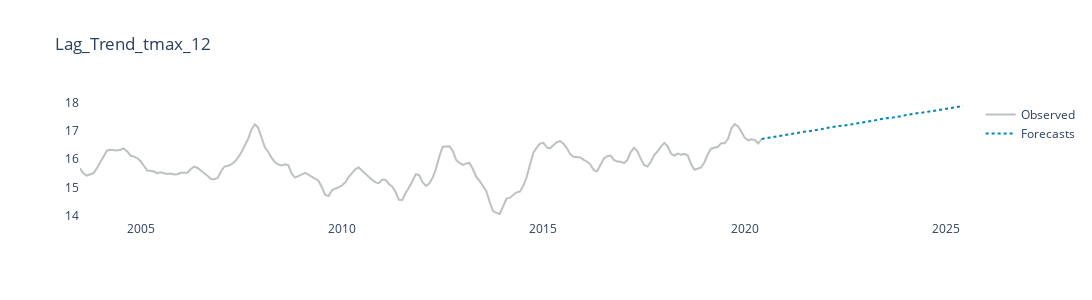
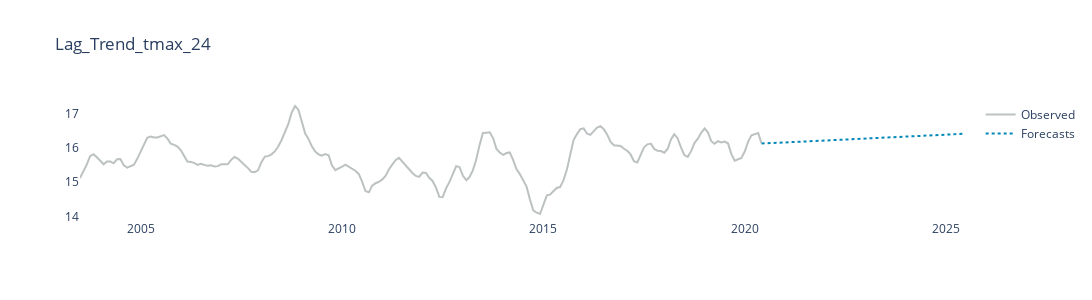

The cell these charts' notebook holds for them, in order:
### Code cell
# Checking the forecasts visually
for col in forecast_df.drop(columns=['ds']).columns:
    fig = go.Figure()
    fig.add_trace(go.Scatter(x=forecast_df.loc[:index_split,'ds'], 
                             y=forecast_df.loc[:index_split,col], 
                             mode='lines', line=dict(color='#233333'), name='Observed', opacity=0.3))
    fig.add_trace(go.Scatter(x=forecast_df.loc[index_split:, 'ds'],
                             y=forecast_df.loc[index_split:, col], mode='lines', 
                             line_dash='dot', line=dict(color='#0087B8'), name='Forecasts'))
        
    fig.update_layout(title=f'{col}', width=1100, height=300, plot_bgcolor='white', showlegend=True)
    fig.show()
